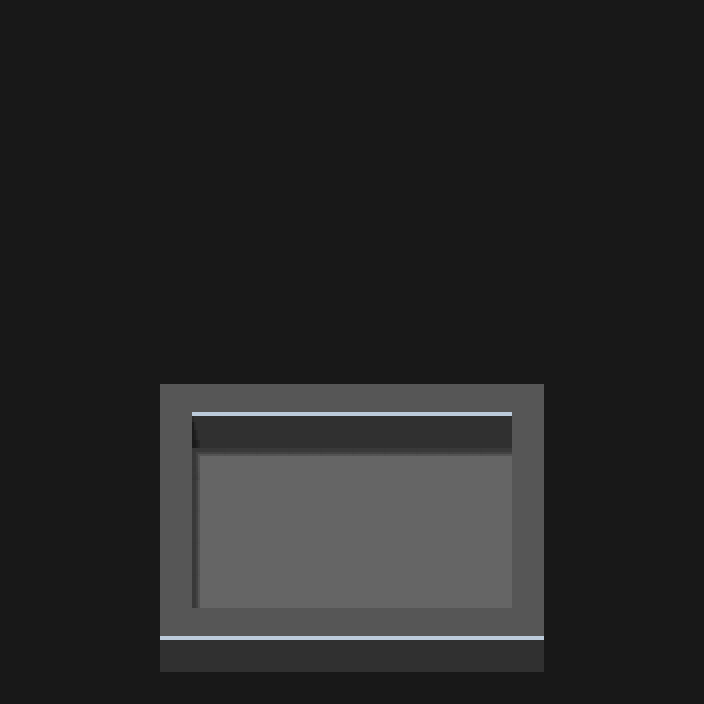

This is a level from a 2D game, rendered from its Tiled map with the project's own tilesets. A one-line summary and the complete map file follow:
An orthogonal 22x22 tile map with 32x32 px tiles, 3 tile layers (Background, Walls, Shadows).

<map version="1.0" tiledversion="1.1.5" orientation="orthogonal" renderorder="right-down" width="22" height="22" tilewidth="32" tileheight="32" infinite="0" nextobjectid="1">
 <tileset firstgid="1" name="tileset" tilewidth="32" tileheight="32" tilecount="84" columns="14">
  <image source="tileset.png" width="448" height="192" />
 </tileset>
 <layer name="Background" width="22" height="22">
  <data encoding="csv">
61,61,61,61,61,61,61,61,61,61,61,61,61,61,61,61,61,61,61,61,61,61,
61,61,61,61,61,61,61,61,61,61,61,61,61,61,61,61,61,61,61,61,61,61,
61,61,61,61,61,61,61,61,61,61,61,61,61,61,61,61,61,61,61,61,61,61,
61,61,61,61,61,61,61,61,61,61,61,61,61,61,61,61,61,61,61,61,61,61,
61,61,61,61,61,61,61,61,61,61,61,61,61,61,61,61,61,61,61,61,61,61,
61,61,61,61,61,61,61,61,61,61,61,61,61,61,61,61,61,61,61,61,61,61,
61,61,61,61,61,61,61,61,61,61,61,61,61,61,61,61,61,61,61,61,61,61,
61,61,61,61,61,61,61,61,61,61,61,61,61,61,61,61,61,61,61,61,61,61,
61,61,61,61,61,61,61,61,61,61,61,61,61,61,61,61,61,61,61,61,61,61,
61,61,61,61,61,61,61,61,61,61,61,61,61,61,61,61,61,61,61,61,61,61,
61,61,61,61,61,61,61,61,61,61,61,61,61,61,61,61,61,61,61,61,61,61,
61,61,61,61,61,61,61,61,61,61,61,61,61,61,61,61,61,61,61,61,61,61,
61,61,61,61,61,62,62,62,62,62,62,62,62,62,62,62,62,61,61,61,61,61,
61,61,61,61,61,62,62,62,62,62,62,62,62,62,62,62,62,61,61,61,61,61,
61,61,61,61,61,62,62,62,62,62,62,62,62,62,62,62,62,61,61,61,61,61,
61,61,61,61,61,62,62,62,62,62,62,62,62,62,62,62,62,61,61,61,61,61,
61,61,61,61,61,62,62,62,62,62,62,62,62,62,62,62,62,61,61,61,61,61,
61,61,61,61,61,62,62,62,62,62,62,62,62,62,62,62,62,61,61,61,61,61,
61,61,61,61,61,62,62,62,62,62,62,62,62,62,62,62,62,61,61,61,61,61,
61,61,61,61,61,62,62,62,62,62,62,62,62,62,62,62,62,61,61,61,61,61,
61,61,61,61,61,62,62,62,62,62,62,62,62,62,62,62,62,61,61,61,61,61,
61,61,61,61,61,61,61,61,61,61,61,61,61,61,61,61,61,61,61,61,61,61
</data>
 </layer>
 <layer name="Walls" width="22" height="22">
  <data encoding="csv">
0,0,0,0,0,0,0,0,0,0,0,0,0,0,0,0,0,0,0,0,0,0,
0,0,0,0,0,0,0,0,0,0,0,0,0,0,0,0,0,0,0,0,0,0,
0,0,0,0,0,0,0,0,0,0,0,0,0,0,0,0,0,0,0,0,0,0,
0,0,0,0,0,0,0,0,0,0,0,0,0,0,0,0,0,0,0,0,0,0,
0,0,0,0,0,0,0,0,0,0,0,0,0,0,0,0,0,0,0,0,0,0,
0,0,0,0,0,0,0,0,0,0,0,0,0,0,0,0,0,0,0,0,0,0,
0,0,0,0,0,0,0,0,0,0,0,0,0,0,0,0,0,0,0,0,0,0,
0,0,0,0,0,0,0,0,0,0,0,0,0,0,0,0,0,0,0,0,0,0,
0,0,0,0,0,0,0,0,0,0,0,0,0,0,0,0,0,0,0,0,0,0,
0,0,0,0,0,0,0,0,0,0,0,0,0,0,0,0,0,0,0,0,0,0,
0,0,0,0,0,0,0,0,0,0,0,0,0,0,0,0,0,0,0,0,0,0,
0,0,0,0,0,0,0,0,0,0,0,0,0,0,0,0,0,0,0,0,0,0,
0,0,0,0,0,3,4,4,4,4,4,4,4,4,4,4,3,0,0,0,0,0,
0,0,0,0,0,3,1,1,1,1,1,1,1,1,1,1,3,0,0,0,0,0,
0,0,0,0,0,3,0,0,0,0,0,0,0,0,0,0,3,0,0,0,0,0,
0,0,0,0,0,3,0,0,0,0,0,0,0,0,0,0,3,0,0,0,0,0,
0,0,0,0,0,3,0,0,0,0,0,0,0,0,0,0,3,0,0,0,0,0,
0,0,0,0,0,3,0,0,0,0,0,0,0,0,0,0,3,0,0,0,0,0,
0,0,0,0,0,3,0,0,0,0,0,0,0,0,0,0,3,0,0,0,0,0,
0,0,0,0,0,4,4,4,4,4,4,4,4,4,4,4,4,0,0,0,0,0,
0,0,0,0,0,1,1,1,1,1,1,1,1,1,1,1,1,0,0,0,0,0,
0,0,0,0,0,0,0,0,0,0,0,0,0,0,0,0,0,0,0,0,0,0
</data>
 </layer>
 <layer name="Shadows" width="22" height="22">
  <data encoding="csv">
0,0,0,0,0,0,0,0,0,0,0,0,0,0,0,0,0,0,0,0,0,0,
0,0,0,0,0,0,0,0,0,0,0,0,0,0,0,0,0,0,0,0,0,0,
0,0,0,0,0,0,0,0,0,0,0,0,0,0,0,0,0,0,0,0,0,0,
0,0,0,0,0,0,0,0,0,0,0,0,0,0,0,0,0,0,0,0,0,0,
0,0,0,0,0,0,0,0,0,0,0,0,0,0,0,0,0,0,0,0,0,0,
0,0,0,0,0,0,0,0,0,0,0,0,0,0,0,0,0,0,0,0,0,0,
0,0,0,0,0,0,0,0,0,0,0,0,0,0,0,0,0,0,0,0,0,0,
0,0,0,0,0,0,0,0,0,0,0,0,0,0,0,0,0,0,0,0,0,0,
0,0,0,0,0,0,0,0,0,0,0,0,0,0,0,0,0,0,0,0,0,0,
0,0,0,0,0,0,0,0,0,0,0,0,0,0,0,0,0,0,0,0,0,0,
0,0,0,0,0,0,0,0,0,0,0,0,0,0,0,0,0,0,0,0,0,0,
0,0,0,0,0,0,0,0,0,0,0,0,0,0,0,0,0,0,0,0,0,0,
0,0,0,0,0,0,0,0,0,0,0,0,0,0,0,0,0,0,0,0,0,0,
0,0,0,0,0,0,30,0,0,0,0,0,0,0,0,0,0,0,0,0,0,0,
0,0,0,0,0,0,31,29,29,29,29,29,29,29,29,29,0,0,0,0,0,0,
0,0,0,0,0,0,32,0,0,0,0,0,0,0,0,0,0,0,0,0,0,0,
0,0,0,0,0,0,32,0,0,0,0,0,0,0,0,0,0,0,0,0,0,0,
0,0,0,0,0,0,32,0,0,0,0,0,0,0,0,0,0,0,0,0,0,0,
0,0,0,0,0,0,32,0,0,0,0,0,0,0,0,0,0,0,0,0,0,0,
0,0,0,0,0,0,0,0,0,0,0,0,0,0,0,0,0,0,0,0,0,0,
0,0,0,0,0,0,0,0,0,0,0,0,0,0,0,0,0,0,0,0,0,0,
0,0,0,0,0,0,0,0,0,0,0,0,0,0,0,0,0,0,0,0,0,0
</data>
 </layer>
</map>
